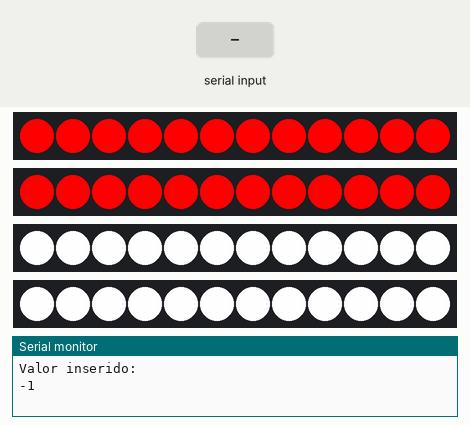
The sketch below on a simulated Arduino Uno, built with avr-gcc and run on an emulated ATmega328P. Shown: 4 × 12 RGB LEDs in strip order, left to right, the last lines printed to the serial monitor. The inputs (shaded band) are chosen by the test bench.

Above: at 3.7 s.
3.8 s: "1" received over Serial
At 11.7 s:
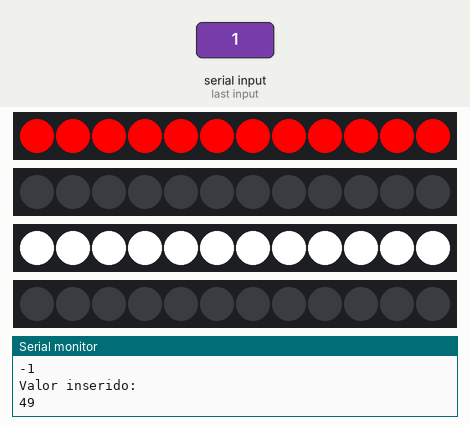
At 15.1 s:
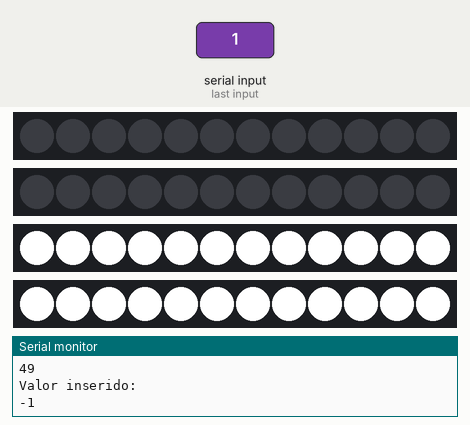
Timing chart, 0 to 16.6 s (numbered marks = the images above; inputs shaded):
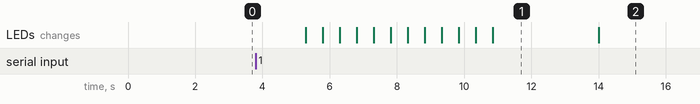

Measured:
- after the input at 3.8 s, the LEDs: first differ from a run without the input after 1.5 s (image 1 shows a later state)
- what the display in image 1 shows lasts 3.2 s, from 10.8 s to 14.0 s

The sketch:

BikeLed.ino
```cpp
#include <Adafruit_NeoPixel.h>

#define RearRightPIN        12
#define RearLeftPIN         13
#define FrontRightPIN       10
#define FrontLeftPIN        11
#define TurnLeftBtn         2
#define TurnRightBtn        3

// How many NeoPixels are attached to the Arduino?
#define NUMPIXELS 12 // Popular NeoPixel ring size

int FIRSTRUN = 1;
int serialInput = 0;
boolean LeftSign = false;
boolean RightSign = false;
boolean Break = false;

Adafruit_NeoPixel RearRightLed(NUMPIXELS, RearRightPIN , NEO_GRB + NEO_KHZ800);
Adafruit_NeoPixel RearLeftLed(NUMPIXELS, RearLeftPIN , NEO_GRB + NEO_KHZ800);
Adafruit_NeoPixel FrontRightLed(NUMPIXELS, FrontRightPIN , NEO_GRB + NEO_KHZ800);
Adafruit_NeoPixel FrontLeftLed(NUMPIXELS, FrontLeftPIN , NEO_GRB + NEO_KHZ800);

void setup() {
  RearRightLed.begin();
  RearLeftLed.begin();
  FrontRightLed.begin();
  FrontLeftLed.begin();
  Serial.begin(9600);
}

void loop() {

  if(FIRSTRUN != 0){
    LedStart();
    FIRSTRUN = 0;
  } else {
    serialInput = Serial.read();
    Serial.println("Valor inserido:" );
    Serial.println(serialInput);

    switch (serialInput){
      case '1':
        TurnLeftLight();
        break;
      case '2':
        TurnRightLight();
        break;
    }

    LightStandBy();
  }
}

void LedStart(){
  RearRightLed.clear();
  RearLeftLed.clear();
  FrontRightLed.clear();
  FrontLeftLed.clear();

  for(int i=0; i<NUMPIXELS; i++) {
    for (int j=0; j < 255; j=j+3){
      RearRightLed.setPixelColor(i, RearRightLed.Color(j, 0, 0));
      RearLeftLed.setPixelColor(i, RearLeftLed.Color(j, 0, 0));
      FrontRightLed.setPixelColor(i, FrontRightLed.Color(j, j, j)); //initializing Right light
      FrontLeftLed.setPixelColor(i, FrontLeftLed.Color(j, j, j)); //initializing left light
      RearRightLed.show();
      RearLeftLed.show();
      FrontRightLed.show();
      FrontLeftLed.show();
    }
  }
}


void LightStandBy(){
  RearRightLed.clear();
  RearLeftLed.clear();
  FrontRightLed.clear();
  FrontLeftLed.clear();

  for(int i=0; i<NUMPIXELS; i++) {
    FrontRightLed.setPixelColor(i, FrontRightLed.Color(255, 255, 255));
    FrontLeftLed.setPixelColor(i, FrontLeftLed.Color(255, 255, 255));
    FrontRightLed.show();
    FrontLeftLed.show();
  }

  for(int i=0; i<NUMPIXELS; i++) {
    for (int j=0; j <= 255; j=j+3){
        RearRightLed.setPixelColor(i, RearRightLed.Color(j, 0, 0));
        RearLeftLed.setPixelColor(i, RearLeftLed.Color(j, 0, 0));
        RearRightLed.show();
        RearLeftLed.show();
    }
  }
  for(int i=0; i<NUMPIXELS; i++) {
    for (int j=255; j >= 0; j=j-3){
      RearRightLed.setPixelColor(i, RearRightLed.Color(j, 0, 0));
      RearLeftLed.setPixelColor(i, RearLeftLed.Color(j, 0, 0));
      RearRightLed.show();
      RearLeftLed.show();
    }
  }

}

void TurnLeftLight(){


  for (int k=0; k < 6; k++){
    RearLeftLed.clear();
    FrontLeftLed.clear();

    for(int i=0; i<NUMPIXELS; i++) {
      RearRightLed.setPixelColor(i, RearRightLed.Color(255, 0, 0));
      RearRightLed.show();
    }

    for(int i=0; i<NUMPIXELS; i++) {
      RearLeftLed.setPixelColor(i, RearLeftLed.Color(153, 153, 0)); // Yellow light
      FrontLeftLed.setPixelColor(i, FrontLeftLed.Color(153, 153, 0)); // Yellow light
    }
    RearLeftLed.show();
    FrontLeftLed.show();

    delay(500);

    for(int i=0; i<NUMPIXELS; i++) {
      RearLeftLed.setPixelColor(i, RearLeftLed.Color(0, 0, 0));
      FrontLeftLed.setPixelColor(i, FrontLeftLed.Color(0, 0, 0));
    }

    RearLeftLed.show();
    FrontLeftLed.show();
    delay(500);
  }
}


void TurnRightLight(){
  for (int k=0; k < 6; k++){
    RearRightLed.clear();
    FrontRightLed.clear();

    for(int i=0; i<NUMPIXELS; i++) {
      RearLeftLed.setPixelColor(i, RearLeftLed.Color(255, 0, 0));
      RearLeftLed.show();
    }

    for(int i=0; i<NUMPIXELS; i++) {
      RearRightLed.setPixelColor(i, RearRightLed.Color(153, 153, 0)); // Yellow light
      FrontRightLed.setPixelColor(i, FrontRightLed.Color(153, 153, 0)); // Yellow light
    }
    RearRightLed.show();
    FrontRightLed.show();

    delay(500);

    for(int i=0; i<NUMPIXELS; i++) {
      RearRightLed.setPixelColor(i, RearRightLed.Color(0, 0, 0));
      FrontRightLed.setPixelColor(i, FrontRightLed.Color(0, 0, 0));
    }

    RearRightLed.show();
    FrontRightLed.show();
    delay(500);
  }
}

void BreakLight(){
  for (int k=0; k < 20; k++){
    RearLeftLed.clear();
    RearRightLed.clear();

    for(int i=0; i<NUMPIXELS; i++) {
      RearLeftLed.setPixelColor(i, RearLeftLed.Color(255, 0, 0));
      RearRightLed.setPixelColor(i, RearRightLed.Color(255, 0, 0));
    }
    RearLeftLed.show();
    RearRightLed.show();

    delay(50);

    for(int i=0; i<NUMPIXELS; i++) {
      RearLeftLed.setPixelColor(i, RearLeftLed.Color(0, 0, 0));
      RearRightLed.setPixelColor(i, RearRightLed.Color(0, 0, 0));
    }
    RearLeftLed.show();
    RearRightLed.show();

    delay(50);
  }
}
```
